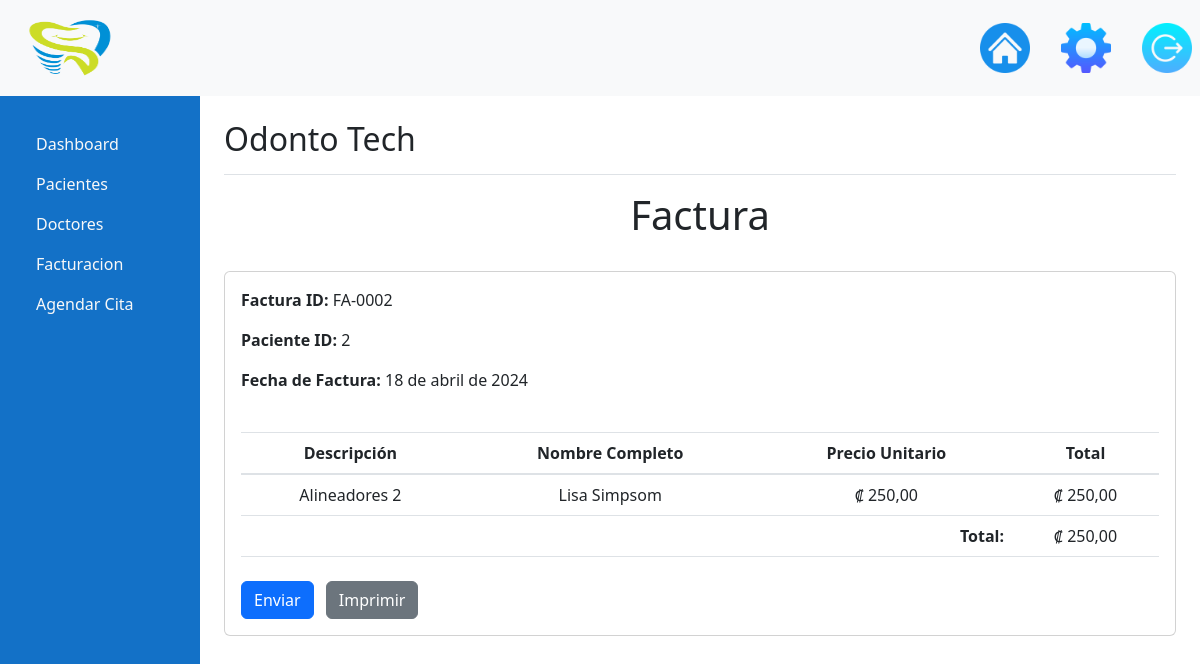
The app's page /Facturacion/facturacion_details/2/ (signed in), older data.
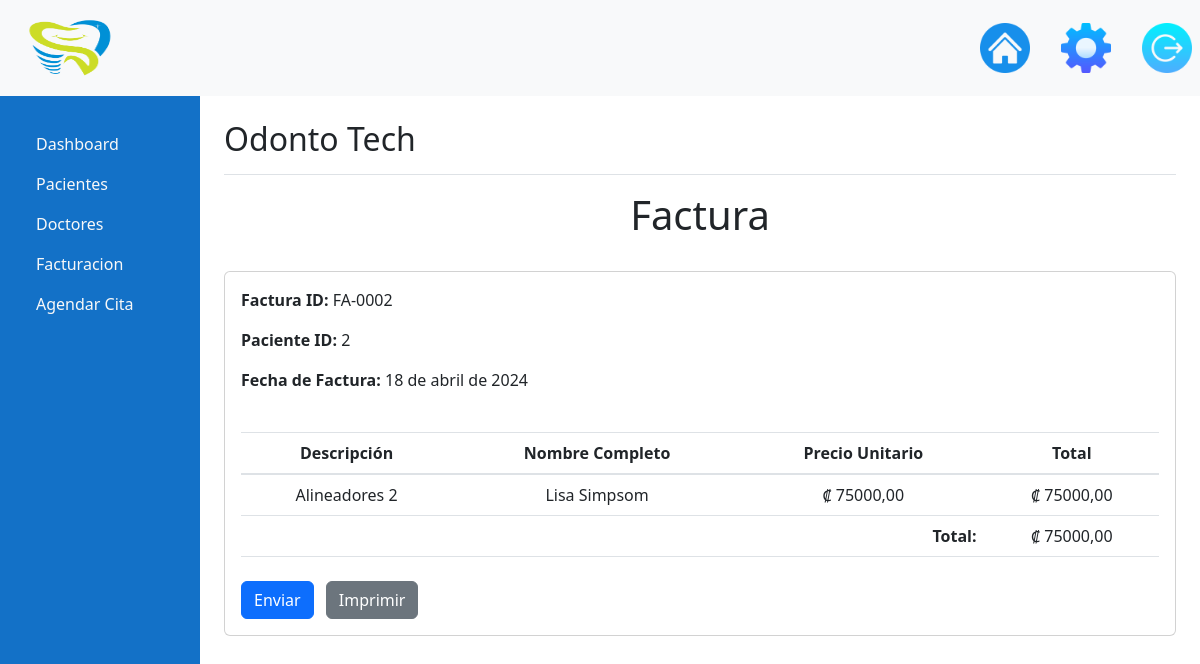
The same page, newer data.
### MetodosPago/models.py (models this page shows, shortened)
class Pagos(models.Model):
    PagosNombre = models.CharField(max_length=100, null=False, blank=False, verbose_name="Detalle")
    Pagos_PacienteId = models.ForeignKey(Pacientes, on_delete=models.DO_NOTHING, null=False, blank=False, verbose_name="Paciente")
    PagosFechaPago = models.DateField(null=False, blank=False, verbose_name="Fecha de Pago")
    Pagos_Monto = models.DecimalField(null=False, blank=False, max_digits=10, decimal_places=2, verbose_name="Monto")
    PagosActivo = models.BooleanField(default=True)
    class Meta:
        verbose_name_plural = "Pagos"

### Pacientes/models.py (models this page shows)
class Pacientes(models.Model):
    id = models.AutoField(primary_key=True)
    PacientesNombre = models.CharField(max_length=100, null=False, blank=False, verbose_name="Nombre")
    PacientesApellido = models.CharField(max_length=100, null=False, blank=False, verbose_name="Apellidos")
    PacientesDireccion = models.CharField(max_length=100, null=False, blank=False, verbose_name="Dirección")
    PacientesTelefono = models.CharField(max_length=10, null=False, blank=False, verbose_name="Teléfono")
    PacientesEmail = models.CharField(max_length=100, null=False, blank=False, verbose_name="Email")
    PacientesEmailNormalizado = models.CharField(max_length=100, null=False, blank=False, verbose_name="Email Normalizado")
    PacientesActivo = models.BooleanField(default=True, verbose_name="Activo")
    def __str__(self):
        return self.PacientesNombre + " " + self.PacientesApellido
    class Meta:
        verbose_name_plural = "Pacientes"

### MetodosPago/views.py (the view)
# urls.py: path("facturacion_details/<int:id>/", views.facturacion_details, name='facturacion_details'),
def facturacion_details(request, id):
    Pagos = models.Pagos.objects.get(id=id)
    facturaid = f'FA-000{Pagos.id}'
    return render(request, 'facturacion_details.html', {'Pagos': Pagos , 'facturaid': facturaid})

### templates/facturacion_details.html (shortened to what this page needs)
{% extends 'base.html' %}
{% block content %}
    <div class="row">
        <div class="col-12 text-center mb-4">
            <h1>Factura</h1>
        </div>
    </div>
    <div class="row">
        <div class="col-12">
            <div class="card">
                <div class="card-body">
                    <div class="row">
                        <div class="col-md-6">
                            <p><strong>Factura ID: </strong>{{ facturaid }}</p>
                            <p><strong>Paciente ID:</strong> {{ Pagos.id }}</p>
                            <p><strong>Fecha de Factura:</strong> {{ Pagos.PagosFechaPago }}</p>
                        </div>
                    </div>
                    <table class="table mt-4">
                        <thead>
                            <tr>
                                <th>Descripción</th>
                                <th>Nombre Completo</th>
                                <th>Precio Unitario</th>
                                <th>Total</th>
                            </tr>
                        </thead>
                        <tbody>
                            <tr>
                                <td>{{ Pagos.PagosNombre }}</td>
                                <td>{{ Pagos.Pagos_PacienteId }}</td>
                                <td>₡ {{ Pagos.Pagos_Monto }}</td>
                                <td>₡ {{ Pagos.Pagos_Monto }}</td>
                            </tr>
                        </tbody>
                        <tfoot>
                            <tr>
                                <td colspan="3" style="text-align: right;"><strong>Total:</strong></td>
                                <td>₡ {{ Pagos.Pagos_Monto }}</td>
                            </tr>
                        </tfoot>
                    </table>
                    <div class="mt-4">
                        <button class="btn btn-primary me-2" onclick="enviarFactura()">Enviar</button>
                        <button class="btn btn-secondary" onclick="imprimirFactura()">Imprimir</button>
                    </div>
                </div>
            </div>
        </div>
    </div>
{% endblock %}

Row changes from the older to the newer data that the page shows:
changed Pagos "Alineadores 2": Pagos_Monto "250,00" → "75000,00"
